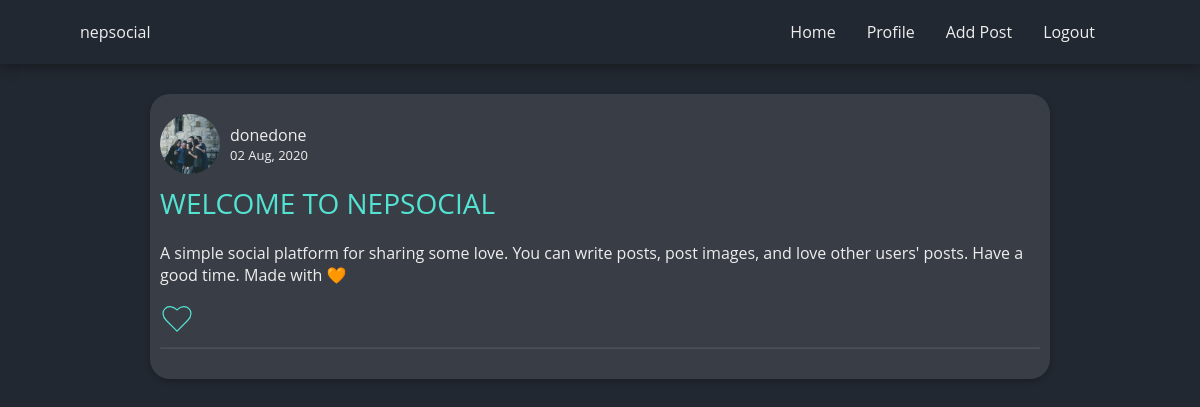
The app's page /post/1 (signed in) with its own data.
### blog/models.py (models this page shows, shortened)
class User(db.Model, UserMixin):
    __searchable__ = ['username']
    id = db.Column(db.Integer, primary_key=True)
    username = db.Column(db.String(12), unique=True, nullable=False)
    email = db.Column(db.String(120), unique=True, nullable=False)
    password = db.Column(db.String(36), nullable=False)
    profile_image = db.Column(db.String(60), default='default.jpg')
    confirmed = db.Column(db.Boolean, default=False)
    posts = db.relationship('Post', backref='author', lazy=True)
    liked = db.relationship('PostLike',
                            foreign_keys='PostLike.user_id',
                            backref='user',
                            lazy='dynamic')
    def has_liked_post(self, post):
        return PostLike.query.filter(PostLike.user_id == self.id,
                                     PostLike.post_id == post.id).count() > 0

class Post(db.Model):
    __searchable__ = ['title', 'content']
    id = db.Column(db.Integer, primary_key=True)
    date_posted = db.Column(db.DateTime, default=datetime.utcnow)
    title = db.Column(db.String(90), nullable=True, default='')
    content = db.Column(db.String(3000), nullable=False)
    image_file = db.Column(db.String(60))
    category = db.Column(db.String(20), default='Public')
    user_id = db.Column(db.Integer(), db.ForeignKey('user.id'), nullable=False)
    likes = db.relationship('PostLike', backref='post', lazy='dynamic')

### blog/posts/routes.py (the view)
@posts.route('/post/<int:id>')
@login_required
def post(id):
    post = Post.query.get_or_404(id)
    return render_template('post.html', post=post)

### blog/models.py (called while the page is built)
@login_manager.user_loader
def load_user(user_id):
    return User.query.get(int(user_id))

### blog/templates/post.html (shortened to what this page needs)
{% extends "base.html" %}
{%block content %}
    <section class="post">
      <div class="post__container">
        <div class="p-top">
          <div class="author-img-cont">
            <img class="p__author-img" src="{{ url_for('static',filename='profile_pics/' +post.author.profile_image) }}" alt="{{ post.author.username }}">
          </div>
          <div class="p-top-detail">
            <p><a class="p__author" href="{{ url_for('users.user_posts', username = post.author.username)}}">{{ post.author.username}}</a></p>
            <p class="p__dateposted"> <span>{{ post.date_posted.strftime("%d %b, %Y") }} </span>
          </div>
        </div>
        <div class="pc__content">
          <h2 class="post__title"> {{ post.title }}</h2>
            <div class="post__article">
              <p>
                {{ post.content }}
              </p>
            </div>
        </div>
        <div class="pc__likes">
          {% if current_user.has_liked_post(post) %}
              <a href="{{ url_for('posts.like_action', post_id=post.id, action='unlike') }}" class="unlike-btn post-like"><img width="34" height="26" src="{{ url_for ('static', filename = 'website_images/heart.svg')}}" alt="Heart this"></a>
              <div class="post-likes">
                {% if current_user.has_liked_post(post) %}
                {% if post.likes.count() >= 2 %}
                <p> You and {{ post.likes.count() }} others loved this post </p>
                {% elif post.likes.count() > 1 %}
                <p> You and 1 other loved this post</p>
                {% elif post.likes.count() == 1  %}
                <p>You loved this post</p>
                {% endif%}
              {% endif%}
              </div>
          {% else %}
              <a href="{{ url_for('posts.like_action', post_id=post.id, action='like') }} " class="like-btn post-like"><img width="34" height="26" src="{{ url_for ('static', filename = 'website_images/heartoutline.svg')}}" alt="unheart this"></i></a>
          {% endif %}
        </div>
     <hr>
      </div>
    </section>
{% endblock content %}

### blog/static/styles/style.css (style rules this page uses)
* { margin: 0; padding: 0; box-sizing: border-box; }
html { --main-bg: #222831; --pri-text: #eeeeee; --sec-text: #53e3d2; --accent: #53e3d2; --accent-soft: #34a497; --neutral: #393e46; --danger: #fd3b3b; --info: #346dc2; --warning: #a89527; --success: #41a53e; background-color: var(--main-bg); font-size: 10px; font-family: "Open Sans"; overflow-x: hidden; }
a { text-decoration: none; }
p, article, a { font-size: 1.6rem; }
h2 { font-size: 2.6rem; }
body { color: var(--pri-text); overflow-x: hidden; }
body a { color: var(--pri-text); }
@media only screen and (min-width: 1000px) { p, article, a { font-size: 1.6rem; } }
@media only screen and (min-width: 1000px) { h2 { font-size: 2.8rem; } }
.p-top { display: flex; align-items: center; }
.author-img-cont { height: 6rem; width: 6rem; border-radius: 50%; overflow: hidden; display: flex; align-items: center; justify-content: center; }
.p__author-img { height: 6rem; width: 6rem; object-fit: cover; }
.p-top-detail { margin-left: 1rem; }
.p__dateposted { font-size: 1.3rem; }
.post__container { margin: 3rem auto; background-color: var(--neutral); border-radius: 2rem; padding: 2rem 1rem; max-width: 900px; box-shadow: 0px 3px 6px 0px rgba(0,0,0,0.2); }
.pc__content { display: flex; flex-direction: column; text-align: left; }
.post__title { text-transform: uppercase; font-weight: 400; }
.post__title, .post__image, .post__article, .pc__likes { margin: 1.0rem 0; }
.post__title { color: var(--sec-text); }
.post__article { line-height: 2.2rem; }
.pc__likes { display: flex; }
.post-like { margin-right: 1rem; }
hr { margin: 1rem 0; opacity: 0.1; }

### records on screen
User: profile_image (picture), author.username "donedone"
Post: date_posted "02 Aug, 2020", title "WELCOME TO NEPSOCIAL", content "A simple social platform for sharing some love. You can write posts, post images, and love other users' posts. Have a good time. Made with 🧡"
